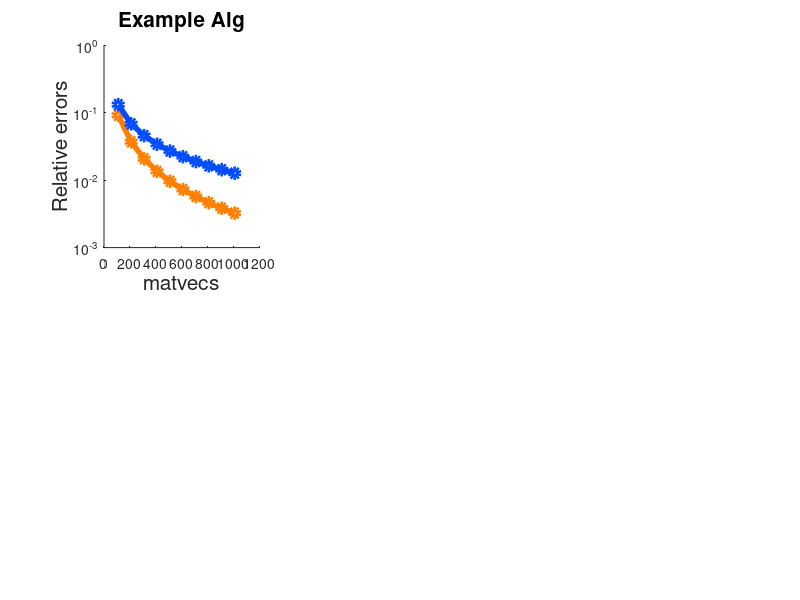

Source code (MATLAB): (Note: this script raises an error after producing the figure.)
mvecs = 110:100:1010;

load("bounds_comparison1.mat")
colors = [
1.0 0.5 0.0; 
0.0 0.8 0.0;
0.0 0.3 1.0
];

figure(1)

subplot(2,3,1)
hold on
semilogy(mvecs, BestErr_Fro./trG, '-o', 'Color', colors(1,:), 'LineWidth', 4);
semilogy(mvecs, BestErr_Tr./trG, '-o', 'Color', colors(3,:), 'LineWidth', 4);
hold off

set(gca, 'YScale', 'log'); 
xlabel('matvecs','fontsize',15)
ylabel('Relative errors','fontsize',15)
title('Example Alg','fontsize',15)
ax = gca;             % 'gca' prende l'asse corrente
ax.FontSize = 15; 


load("bounds_comparison2.mat")

figure(1)

subplot(2,3,2)
hold on
semilogy(mvecs, BestErr_Fro./trG, '-o', 'Color', colors(1,:), 'LineWidth', 4);
semilogy(mvecs, BestErr_Tr./trG, '-o', 'Color', colors(3,:), 'LineWidth', 4);
hold off

set(gca, 'YScale', 'log'); 
xlabel('matvecs','fontsize',15)
ylabel('Relative errors','fontsize',15)
title('Example Geom','fontsize',15)
ax = gca;             % 'gca' prende l'asse corrente
ax.FontSize = 15; 




load("bounds_comparison3.mat")


figure(1)

subplot(2,3,3)
hold on
semilogy(mvecs, BestErr_Fro./trG, '-o', 'Color', colors(1,:), 'LineWidth', 4);
semilogy(mvecs, BestErr_Tr./trG, '-o', 'Color', colors(3,:), 'LineWidth', 4);
hold off

set(gca, 'YScale', 'log'); 
xlabel('matvecs','fontsize',15)
ylabel('Relative errors','fontsize',15)
title('Example Gaps','fontsize',15)
ax = gca;             % 'gca' prende l'asse corrente
ax.FontSize = 15; 

 



load("bounds_comparison4.mat")

figure(1)

subplot(2,3,4)
hold on
semilogy(mvecs, BestErr_Fro./trG, '-o', 'Color', colors(1,:), 'LineWidth', 4);
semilogy(mvecs, BestErr_Tr./trG, '-o', 'Color', colors(3,:), 'LineWidth', 4);
hold off

set(gca, 'YScale', 'log'); 
xlabel('matvecs','fontsize',15)
ylabel('Relative errors','fontsize',15)
title('Example RBF','fontsize',15)
ax = gca;             % 'gca' prende l'asse corrente
ax.FontSize = 15; 
 



load("bounds_comparison5.mat")

figure(1)

subplot(2,3,5)
hold on
semilogy(mvecs, BestErr_Fro./trG, '-o', 'Color', colors(1,:), 'LineWidth', 4);
semilogy(mvecs, BestErr_Tr./trG, '-o', 'Color', colors(3,:), 'LineWidth', 4);
hold off

set(gca, 'YScale', 'log'); 
xlabel('matvecs','fontsize',15)
ylabel('Relative errors','fontsize',15)
title('Example Matérn(1/2)','fontsize',15)
ax = gca;             % 'gca' prende l'asse corrente
ax.FontSize = 15; 




load("bounds_comparison6.mat")


figure(1)

subplot(2,3,6)
hold on
h1 = semilogy(mvecs, BestErr_Fro./trG, '-o', 'Color', colors(1,:), 'LineWidth', 4);
h2 = semilogy(mvecs, BestErr_Tr./trG, '-o', 'Color', colors(3,:), 'LineWidth', 4);
hold off

set(gca, 'YScale', 'log'); 
xlabel('matvecs','fontsize',15)
ylabel('Relative errors','fontsize',15)
title('Example Matérn(3/2)','fontsize',15)
ax = gca;             % 'gca' prende l'asse corrente
ax.FontSize = 15; 

ax_leg = axes('Position',[0.1 0.01 0.8 0.05],'Visible','off'); 
lgd = legend(ax_leg, [h1 h2], {'one-sample','LowRank'}, ...
    'Orientation','horizontal','FontSize',18,'NumColumns',5);
lgd.Box = 'off';